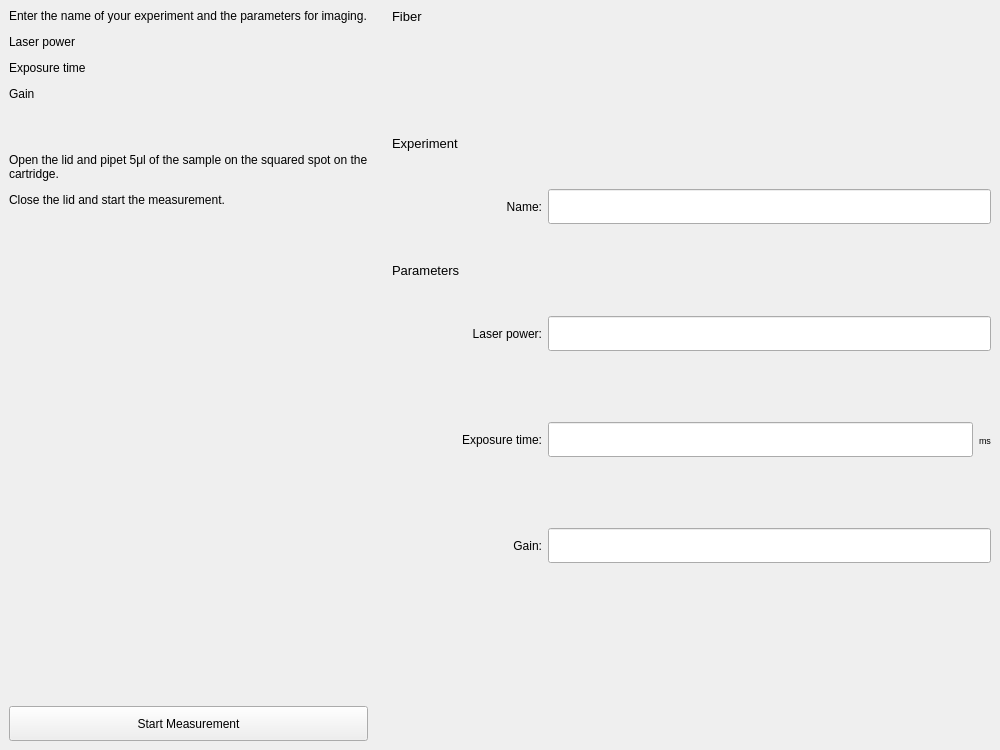
<?xml version="1.0" encoding="UTF-8"?>
<ui version="4.0">
 <class>Form</class>
 <widget class="QWidget" name="Form">
  <property name="geometry">
   <rect>
    <x>0</x>
    <y>0</y>
    <width>1000</width>
    <height>750</height>
   </rect>
  </property>
  <property name="minimumSize">
   <size>
    <width>1000</width>
    <height>750</height>
   </size>
  </property>
  <property name="windowTitle">
   <string>Form</string>
  </property>
  <layout class="QHBoxLayout" name="horizontalLayout" stretch="0,0">
   <property name="leftMargin">
    <number>0</number>
   </property>
   <property name="topMargin">
    <number>0</number>
   </property>
   <property name="rightMargin">
    <number>0</number>
   </property>
   <property name="bottomMargin">
    <number>0</number>
   </property>
   <item>
    <widget class="QFrame" name="frame">
     <property name="minimumSize">
      <size>
       <width>200</width>
       <height>0</height>
      </size>
     </property>
     <layout class="QVBoxLayout" name="verticalLayout_2">
      <item>
       <widget class="QLabel" name="helptext_label">
        <property name="text">
         <string>&lt;html&gt;&lt;head/&gt;&lt;body&gt;&lt;p&gt;Enter the name of your experiment and the parameters for imaging.&lt;/p&gt;&lt;p&gt;	Laser power&lt;/p&gt;&lt;p&gt;	Exposure time&lt;/p&gt;&lt;p&gt;	Gain&lt;/p&gt;&lt;p&gt;&lt;br/&gt;&lt;/p&gt;&lt;p&gt;Open the lid and pipet 5μl of the sample on the squared spot on the cartridge.&lt;/p&gt;&lt;p&gt;Close the lid and start the measurement. &lt;/p&gt;&lt;/body&gt;&lt;/html&gt;</string>
        </property>
        <property name="alignment">
         <set>Qt::AlignLeading|Qt::AlignLeft|Qt::AlignTop</set>
        </property>
        <property name="wordWrap">
         <bool>true</bool>
        </property>
       </widget>
      </item>
      <item>
       <widget class="QPushButton" name="start_button">
        <property name="minimumSize">
         <size>
          <width>0</width>
          <height>35</height>
         </size>
        </property>
        <property name="text">
         <string>Start Measurement</string>
        </property>
       </widget>
      </item>
     </layout>
    </widget>
   </item>
   <item>
    <widget class="QWidget" name="right_widget" native="true">
     <property name="minimumSize">
      <size>
       <width>0</width>
       <height>0</height>
      </size>
     </property>
     <layout class="QVBoxLayout" name="verticalLayout" stretch="0,0,0,1,0,3">
      <item>
       <widget class="QLabel" name="subtitle_fiber">
        <property name="font">
         <font>
          <pointsize>10</pointsize>
         </font>
        </property>
        <property name="frameShape">
         <enum>QFrame::NoFrame</enum>
        </property>
        <property name="text">
         <string>Fiber</string>
        </property>
       </widget>
      </item>
      <item>
       <widget class="QWidget" name="microscope_widget" native="true">
        <property name="minimumSize">
         <size>
          <width>0</width>
          <height>100</height>
         </size>
        </property>
        <property name="maximumSize">
         <size>
          <width>16777215</width>
          <height>100</height>
         </size>
        </property>
        <layout class="QVBoxLayout" name="verticalLayout_3"/>
       </widget>
      </item>
      <item>
       <widget class="QLabel" name="subtitle_exp">
        <property name="font">
         <font>
          <pointsize>10</pointsize>
         </font>
        </property>
        <property name="frameShape">
         <enum>QFrame::NoFrame</enum>
        </property>
        <property name="text">
         <string>Experiment</string>
        </property>
       </widget>
      </item>
      <item>
       <layout class="QHBoxLayout" name="horizontalLayout_4" stretch="0,1">
        <item>
         <widget class="QLabel" name="label_4">
          <property name="minimumSize">
           <size>
            <width>150</width>
            <height>100</height>
           </size>
          </property>
          <property name="text">
           <string>Name:</string>
          </property>
          <property name="alignment">
           <set>Qt::AlignRight|Qt::AlignTrailing|Qt::AlignVCenter</set>
          </property>
         </widget>
        </item>
        <item>
         <widget class="QLineEdit" name="name_line">
          <property name="minimumSize">
           <size>
            <width>0</width>
            <height>35</height>
           </size>
          </property>
         </widget>
        </item>
       </layout>
      </item>
      <item>
       <widget class="QLabel" name="subtitle_params">
        <property name="font">
         <font>
          <pointsize>10</pointsize>
         </font>
        </property>
        <property name="frameShape">
         <enum>QFrame::NoFrame</enum>
        </property>
        <property name="text">
         <string>Parameters</string>
        </property>
       </widget>
      </item>
      <item>
       <layout class="QVBoxLayout" name="verticalLayout_4" stretch="0,0,0,0">
        <item>
         <layout class="QHBoxLayout" name="horizontalLayout_5" stretch="0,1">
          <item>
           <widget class="QLabel" name="label_8">
            <property name="minimumSize">
             <size>
              <width>150</width>
              <height>100</height>
             </size>
            </property>
            <property name="text">
             <string>Laser power:</string>
            </property>
            <property name="alignment">
             <set>Qt::AlignRight|Qt::AlignTrailing|Qt::AlignVCenter</set>
            </property>
           </widget>
          </item>
          <item>
           <widget class="QLineEdit" name="laser_line">
            <property name="minimumSize">
             <size>
              <width>0</width>
              <height>35</height>
             </size>
            </property>
           </widget>
          </item>
         </layout>
        </item>
        <item>
         <layout class="QHBoxLayout" name="horizontalLayout_6">
          <item>
           <widget class="QLabel" name="label_2">
            <property name="minimumSize">
             <size>
              <width>150</width>
              <height>100</height>
             </size>
            </property>
            <property name="text">
             <string>Exposure time:</string>
            </property>
            <property name="alignment">
             <set>Qt::AlignRight|Qt::AlignTrailing|Qt::AlignVCenter</set>
            </property>
           </widget>
          </item>
          <item>
           <widget class="QLineEdit" name="exp_line">
            <property name="minimumSize">
             <size>
              <width>0</width>
              <height>35</height>
             </size>
            </property>
           </widget>
          </item>
          <item>
           <widget class="QLabel" name="label_9">
            <property name="font">
             <font>
              <pointsize>7</pointsize>
             </font>
            </property>
            <property name="text">
             <string>ms</string>
            </property>
           </widget>
          </item>
         </layout>
        </item>
        <item>
         <layout class="QHBoxLayout" name="horizontalLayout_3">
          <item>
           <widget class="QLabel" name="label_3">
            <property name="minimumSize">
             <size>
              <width>150</width>
              <height>100</height>
             </size>
            </property>
            <property name="text">
             <string>Gain:</string>
            </property>
            <property name="alignment">
             <set>Qt::AlignRight|Qt::AlignTrailing|Qt::AlignVCenter</set>
            </property>
           </widget>
          </item>
          <item>
           <widget class="QLineEdit" name="gain_line">
            <property name="minimumSize">
             <size>
              <width>0</width>
              <height>35</height>
             </size>
            </property>
           </widget>
          </item>
         </layout>
        </item>
        <item>
         <spacer name="verticalSpacer">
          <property name="orientation">
           <enum>Qt::Vertical</enum>
          </property>
          <property name="sizeHint" stdset="0">
           <size>
            <width>20</width>
            <height>40</height>
           </size>
          </property>
         </spacer>
        </item>
       </layout>
      </item>
     </layout>
    </widget>
   </item>
  </layout>
 </widget>
 <tabstops>
  <tabstop>name_line</tabstop>
  <tabstop>laser_line</tabstop>
  <tabstop>exp_line</tabstop>
  <tabstop>gain_line</tabstop>
  <tabstop>start_button</tabstop>
 </tabstops>
 <resources/>
 <connections/>
</ui>
